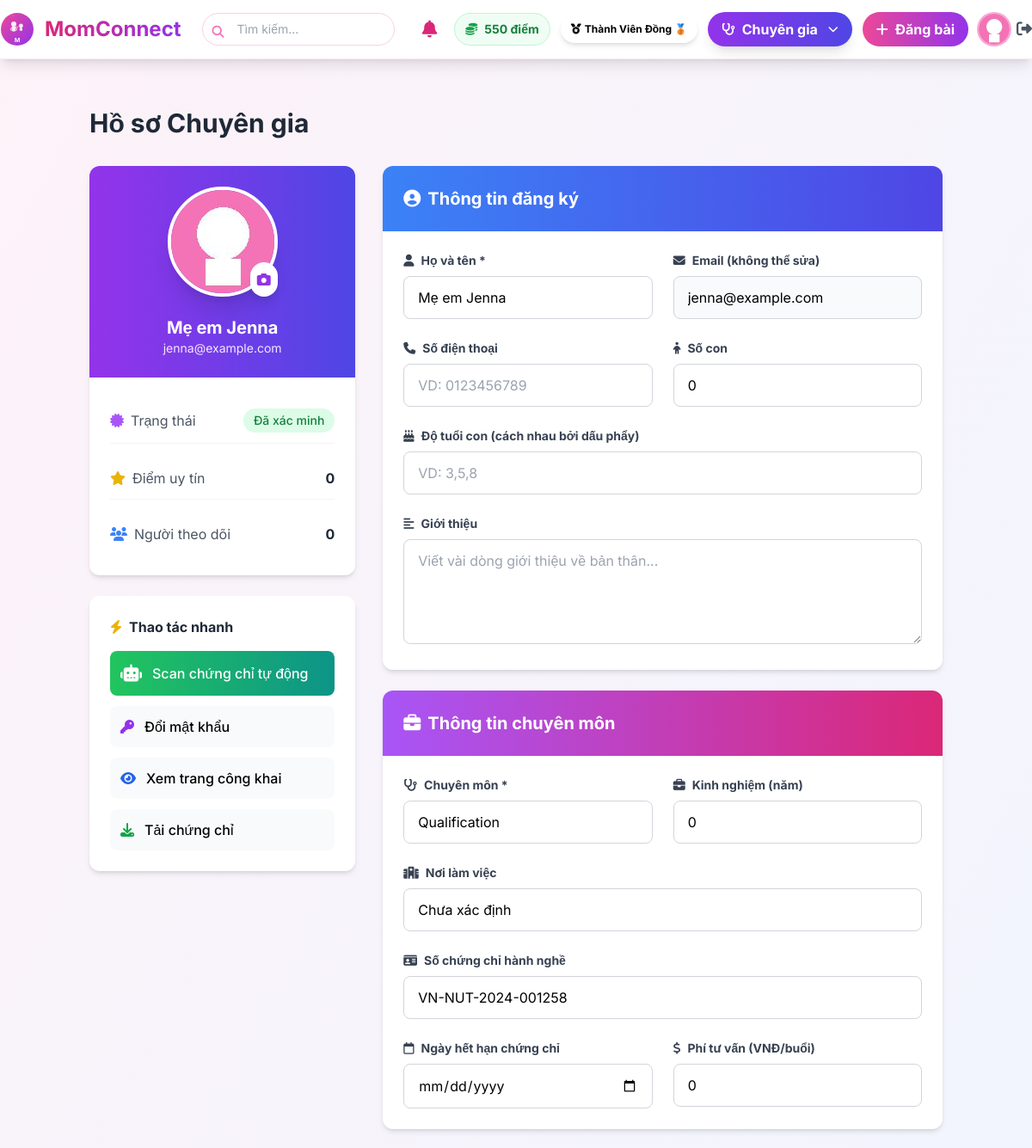
Before: /expert/profile (signed in, upper part) with the older database file.
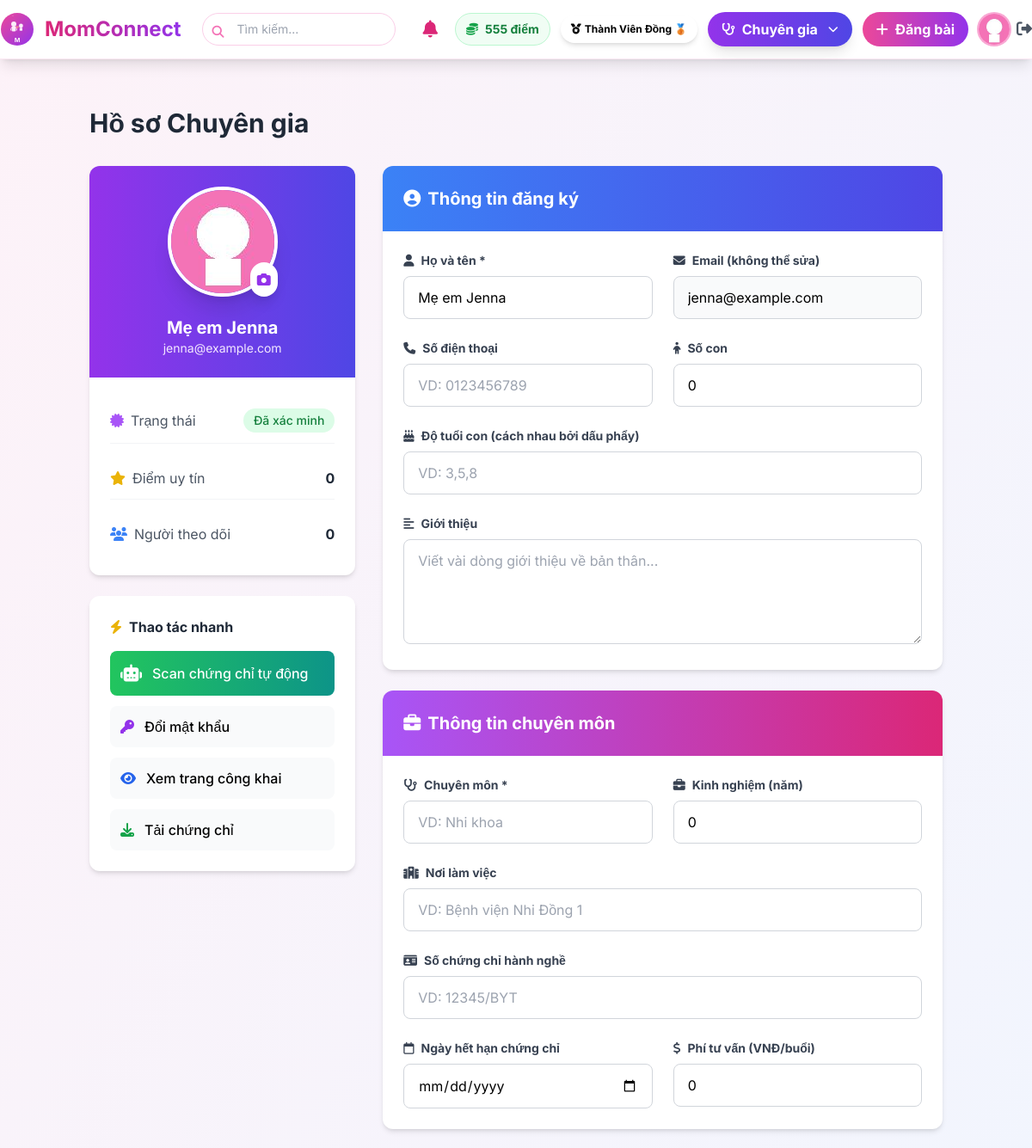
After: the same page with the newer database file.
### models.py (models this page shows, shortened)
class User(UserMixin, db.Model):
    __tablename__ = 'users'
    id = db.Column(db.Integer, primary_key=True)
    name = db.Column(db.String(100), nullable=False)
    email = db.Column(db.String(100), unique=True, nullable=False)
    password = db.Column(db.String(200), nullable=False)
    avatar = db.Column(db.String(200), default='default.jpg')
    bio = db.Column(db.Text)
    phone = db.Column(db.String(15), unique=True)  # Số điện thoại
    rating = db.Column(db.Float, default=0.0)  # Trung bình sao (0-5)
    children_count = db.Column(db.Integer, default=0)
    children_ages = db.Column(db.String(100))
    points = db.Column(db.Integer, default=0)
    role = db.Column(db.String(20), default='user')  # user, admin, expert
    is_active = db.Column(db.Boolean, default=True)
    badge = db.Column(db.String(50))  # ← THÊM TRƯỜNG CẤP BẬC
    created_at = db.Column(db.DateTime, default=vietnam_now)
    is_verified_expert = db.Column(db.Boolean, default=False)
    expert_category = db.Column(db.String(50))  # Lĩnh vực chuyên môn
    specialty = db.Column(db.String(100))              # Chuyên môn cụ thể
    experience_years = db.Column(db.Integer)           # Số năm kinh nghiệm
    workplace = db.Column(db.String(200))              # Nơi làm việc
    license_number = db.Column(db.String(100))         # Số chứng chỉ hành nghề
    license_expiry = db.Column(db.Date)                # Ngày hết hạn chứng chỉ
    consultation_fee = db.Column(db.Float)             # Phí tư vấn (VNĐ)
    education = db.Column(db.Text)                     # Học vấn
    certifications = db.Column(db.Text)                # Chứng chỉ (JSON string)
    availability = db.Column(db.String(20), default='available')  # available/busy/offline
    credibility_score = db.Column(db.Float, default=0) # Điểm uy tín
    posts = db.relationship('Post', backref='author', lazy='dynamic')

### app.py (the view, shortened to what this page needs)
@app.route('/expert/profile', methods=['GET', 'POST'])
@expert_required
def expert_profile():
    return render_template('expert/profile.html')

### app.py (called while the page is built, shortened)
@login_manager.user_loader
def load_user(id):
    user = User.query.get(int(id))
    if user:
        update_user_badge(user)  # ← Tự động cập nhật badge mỗi khi đăng nhập/load user
    return user

def update_user_badge(user):
    old_badge = getattr(user, 'badge', None)
    points = user.points
    if points > 2000:
        badge = "Ứng viên Chuyên gia 🌟"
        can_request_expert = True
    elif points >= 1001:
        badge = "Thành Viên Bạc 🥈"
        can_request_expert = False
    elif points >= 201:
        badge = "Thành Viên Đồng 🥉"
        can_request_expert = False
    else:
        badge = "Mầm Non 👶"
        can_request_expert = False

@app.context_processor
def utility_processor():
    def now():
        return vietnam_now()
    return dict(now=now)

def expert_required(f):
    @wraps(f)
    @login_required
    def decorated_function(*args, **kwargs):
        if not current_user.is_verified_expert:
            flash('Chỉ chuyên gia mới được truy cập tính năng này!', 'error')
            return redirect(url_for('home'))
        return f(*args, **kwargs)
    return decorated_function

### templates/expert/profile.html (shortened to what the changed rows need)
{% extends "expert/base_expert.html" %}
{% block content %}
<div class="container mx-auto px-4 py-8">
    <h1 class="text-3xl font-bold text-gray-800 mb-8">Hồ sơ Chuyên gia</h1>
    <form method="POST" action="{{ url_for('expert_profile') }}" enctype="multipart/form-data" class="grid grid-cols-1 lg:grid-cols-3 gap-8">
        <div class="lg:col-span-1 space-y-6">
            <div class="bg-white rounded-xl shadow-md overflow-hidden">
                <div class="bg-gradient-to-r from-purple-600 to-indigo-600 p-6 text-center">
                    <div class="relative inline-block">
                        <img src="{{ url_for('static', filename=current_user.avatar or 'images/default-avatar.png') }}"
                            alt="{{ current_user.name }}" id="avatarPreview"
                            class="w-32 h-32 rounded-full object-cover border-4 border-white shadow-xl mx-auto">
                        <label for="avatarInput"
                            class="absolute bottom-0 right-0 bg-white text-purple-600 p-2 rounded-full cursor-pointer hover:bg-purple-50 transition shadow-lg">
                            <i class="fas fa-camera"></i>
                        </label>
                    </div>
                    <h3 class="text-white text-xl font-bold mt-4">{{ current_user.name }}</h3>
                    <p class="text-purple-100 text-sm">{{ current_user.email }}</p>
                </div>
                <div class="p-6 space-y-4">
                    <div class="flex items-center justify-between py-3 border-b border-gray-100">
                        <span class="text-gray-600 flex items-center gap-2">
                            <i class="fas fa-star text-yellow-500"></i>
                            Điểm uy tín
                        </span>
                        <span class="font-bold text-gray-800">{{ current_user.credibility_score or 0 }}</span>
                    </div>
                </div>
            </div>
        </div>
        <div class="lg:col-span-2 space-y-6">
            <div class="bg-white rounded-xl shadow-md overflow-hidden">
                <div class="bg-gradient-to-r from-blue-500 to-indigo-600 text-white p-6">
                    <h2 class="text-xl font-bold flex items-center gap-2">
                        <i class="fas fa-user-circle"></i>
                        Thông tin đăng ký
                    </h2>
                </div>
                <div class="p-6 space-y-6">
                    <div class="grid grid-cols-1 md:grid-cols-2 gap-6">
                        <div>
                            <label class="block text-sm font-bold text-gray-700 mb-2">
                                <i class="fas fa-user mr-2"></i>Họ và tên *
                            </label>
                            <input type="text" name="name" value="{{ current_user.name }}" required
                                class="w-full px-4 py-3 border border-gray-300 rounded-lg focus:ring-2 focus:ring-purple-500 focus:border-transparent">
                        </div>
                        <div>
                            <label class="block text-sm font-bold text-gray-700 mb-2">
                                <i class="fas fa-envelope mr-2"></i>Email (không thể sửa)
                            </label>
                            <input type="email" value="{{ current_user.email }}" disabled
                                class="w-full px-4 py-3 border border-gray-300 rounded-lg bg-gray-50 cursor-not-allowed">
                        </div>
                    </div>
                    <div class="grid grid-cols-1 md:grid-cols-2 gap-6">
                        <div>
                            <label class="block text-sm font-bold text-gray-700 mb-2">
                                <i class="fas fa-child mr-2"></i>Số con
                            </label>
                            <input type="number" name="children_count" value="{{ current_user.children_count or 0 }}" min="0"
                                class="w-full px-4 py-3 border border-gray-300 rounded-lg focus:ring-2 focus:ring-purple-500 focus:border-transparent">
                        </div>
                    </div>
                </div>
            </div>
            <div class="bg-white rounded-xl shadow-md overflow-hidden">
                <div class="bg-gradient-to-r from-purple-500 to-pink-600 text-white p-6">
                    <h2 class="text-xl font-bold flex items-center gap-2">
                        <i class="fas fa-briefcase"></i>
                        Thông tin chuyên môn
                    </h2>
                </div>
                <div class="p-6 space-y-6">
                    <div class="grid grid-cols-1 md:grid-cols-2 gap-6">
                        <div>
                            <label class="block text-sm font-bold text-gray-700 mb-2">
                                <i class="fas fa-stethoscope mr-2"></i>Chuyên môn *
                            </label>
                            <input type="text" id="specialty" name="specialty" value="{{ current_user.specialty or '' }}" required
                                class="w-full px-4 py-3 border border-gray-300 rounded-lg focus:ring-2 focus:ring-purple-500 focus:border-transparent"
                                placeholder="VD: Nhi khoa">
                        </div>
                        <div>
                            <label class="block text-sm font-bold text-gray-700 mb-2">
                                <i class="fas fa-briefcase mr-2"></i>Kinh nghiệm (năm)
                            </label>
                            <input type="number" id="experience_years" name="experience_years" value="{{ current_user.experience_years or 0 }}" min="0"
                                class="w-full px-4 py-3 border border-gray-300 rounded-lg focus:ring-2 focus:ring-purple-500 focus:border-transparent">
                        </div>
                    </div>
                    <div>
                        <label class="block text-sm font-bold text-gray-700 mb-2">
                            <i class="fas fa-hospital mr-2"></i>Nơi làm việc
                        </label>
                        <input type="text" id="workplace" name="workplace" value="{{ current_user.workplace or '' }}"
                            class="w-full px-4 py-3 border border-gray-300 rounded-lg focus:ring-2 focus:ring-purple-500 focus:border-transparent"
                            placeholder="VD: Bệnh viện Nhi Đồng 1">
                    </div>
                    <div>
                        <label class="block text-sm font-bold text-gray-700 mb-2">
                            <i class="fas fa-id-card mr-2"></i>Số chứng chỉ hành nghề
                        </label>
                        <input type="text" id="license_number" name="license_number" value="{{ current_user.license_number or '' }}"
                            class="w-full px-4 py-3 border border-gray-300 rounded-lg focus:ring-2 focus:ring-purple-500 focus:border-transparent"
                            placeholder="VD: 12345/BYT">
                    </div>
                    <div class="grid grid-cols-1 md:grid-cols-2 gap-6">
                        <div>
                            <label class="block text-sm font-bold text-gray-700 mb-2">
                                <i class="fas fa-dollar-sign mr-2"></i>Phí tư vấn (VNĐ/buổi)
                            </label>
                            <input type="number" id="consultation_fee" name="consultation_fee" value="{{ current_user.consultation_fee or 0 }}" min="0"
                                class="w-full px-4 py-3 border border-gray-300 rounded-lg focus:ring-2 focus:ring-purple-500 focus:border-transparent"
                                placeholder="0 = Miễn phí">
                        </div>
                    </div>
                </div>
            </div>
        </div>
    </form>
</div>
{% endblock %}

### templates/base.html (shortened to what the changed rows need)
<!DOCTYPE html>
<html lang="vi">
<head>
    <script src="https://cdn.tailwindcss.com"></script>
    <link href="https://cdnjs.cloudflare.com/ajax/libs/font-awesome/6.5.0/css/all.min.css" rel="stylesheet">
</head>
<body class="bg-gradient-to-br from-pink-50 to-blue-50 min-h-screen">
    <nav class="bg-white shadow-lg py-3 sticky top-0 z-50 border-b border-pink-100">
        <div class="max-w-7xl mx-auto flex flex-col md:flex-row md:items-center justify-between gap-4">
            <div class="flex items-center gap-2 md:gap-3 flex-wrap justify-end w-full md:w-auto mt-3 md:mt-0">
                {% if current_user.is_authenticated %}
                {% if current_user.role != 'admin' %}
                <div class="flex items-center gap-2 bg-green-50 px-3 py-2 rounded-full border border-green-200">
                    <i class="fas fa-coins text-green-600 text-sm"></i>
                    <span class="text-green-700 font-bold text-sm">{{ current_user.points }} điểm</span>
                </div>
                {% if current_user.badge %}
                <span
                    class="px-3 py-2 rounded-full text-xs font-bold flex items-center gap-1 shadow-md animate-pulse-slow hidden sm:inline-flex"
                    {% if 'Ứng viên Chuyên gia' in current_user.badge %}bg-gradient-to-r from-purple-700 to-pink-700
                    text-white shadow-purple-500/50 {% elif 'Thành Viên Bạc' in current_user.badge %}bg-gradient-to-r
                    from-gray-400 to-gray-600 text-white {% elif 'Thành Viên Đồng' in current_user.badge
                    %}bg-gradient-to-r from-orange-600 to-yellow-600 text-white {% else %}bg-gradient-to-r
                    from-green-400 to-teal-500 text-white{% endif %}">
                    <i class="fas fa-medal text-xs"></i>
                    <span class="hidden sm:inline text-xs">{{ current_user.badge }}</span>
                </span>
                {% endif %}
                {% endif %}
                {% endif %}
                {% if current_user.is_authenticated %}
                <a href="{{ url_for('create_post') }}"
                    class="bg-gradient-to-r from-pink-500 to-purple-600 text-white px-4 py-2 rounded-full font-bold hover:shadow-lg transition transform hover:scale-105 flex items-center gap-2 shrink-0">
                    <i class="fas fa-plus"></i>
                    <span class="hidden sm:inline">Đăng bài</span>
                </a>
                <div class="flex items-center gap-2">
                    <div class="relative group">
                        <a href="{{ url_for('profile') }}">
                            <img src="{{ url_for('static', filename=current_user.avatar or 'images/default-avatar.png') }}"
                                class="w-9 h-9 rounded-full object-cover ring-2 ring-pink-300 cursor-pointer transform hover:scale-110 transition-transform">
                        </a>
                    </div>
                    <a href="{{ url_for('logout') }}" class="text-gray-600 hover:text-red-600 transition-colors">
                        <i class="fas fa-sign-out-alt text-lg"></i>
                    </a>
                </div>
                {% endif %}
            </div>
        </div>
    </nav>
    <div class="max-w-7xl mx-auto p-4 md:p-6">
        {% block content %}{% endblock %}
    </div>
</body>
</html>

Changed rows visible on the page:
changed User "Mẹ em Jenna": points "550" → "555"; specialty "Qualification" → (not shown); workplace "Chưa xác định" → (not shown); license_number "VN-NUT-2024-001258" → (not shown)
